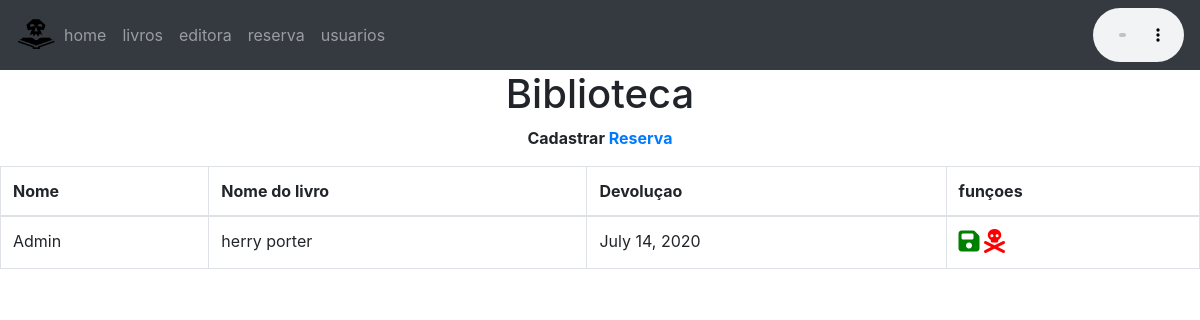
Page /heart/reserva/ on the committed database.
### heart/models.py (models this page shows, shortened)
class Reservar(models.Model):
    Nome = models.ForeignKey(User, on_delete=models.CASCADE)
    Nome_liv = models.ForeignKey(Livro, on_delete=models.CASCADE)
    Devolver = models.DateField()

class Livro(models.Model):
    Id_Li = models.CharField(max_length=100)
    Nome = models.CharField(max_length=100)
    Autor = models.CharField(max_length=100)
    Resumo = models.TextField()
    Observacao = models.CharField(max_length=100)
    Imag = models.ImageField(upload_to='capas')
    Editora = models.ForeignKey(Editora, on_delete=models.CASCADE)
    def __str__(self):
        return self.Nome

### heart/views.py (the view)
# urls.py: path('heart/reserva/',views.Reservar_lis),
def Reservar_lis(request):
    reservas = Reservar.objects.all()
    return render(request,'Reservar.html',{'reservas':reservas})

### templates/Reservar.html
{% extends 'page-model.html'%}
{% block content%}
    <h1 style="text-align:center"> Biblioteca </h1>
    <p style="text-align:center;"> <strong>Cadastrar <a href="/heart/cadastrar_res"> Reserva</a></strong></p>
    <table class="table table-bordered">
        <thead>
            <tr>
                <th>Nome</th>
                <th>Nome do livro</th>
                <th>Devoluçao</th>
                <th>funçoes</th>
            </tr>
        </thead>
        <tbody>
        {% for res in reservas %}
            <tr>
                <td>{{res.Nome}}</td>
                <td>{{res.Nome_liv}}</td>
                <td>{{res.Devolver}}</td>
                <td>
                    <a href="/heart/editar_res/?id={{res.id}}"><i style="font-size:24px;color:green" class="fas">&#xf0c7</i></a>
                    <a href="/heart/deletar_res/{{res.id}}"><i style="font-size:24px;color:red;" class="fas">&#xf714</i></a>
                </td>
            </tr>
        {% endfor %}
        </tbody>
    </table>
{% endblock %}

### rows in the picture
Reservar: Nome "Admin", Nome_liv "herry porter", Devolver "July 14, 2020"
